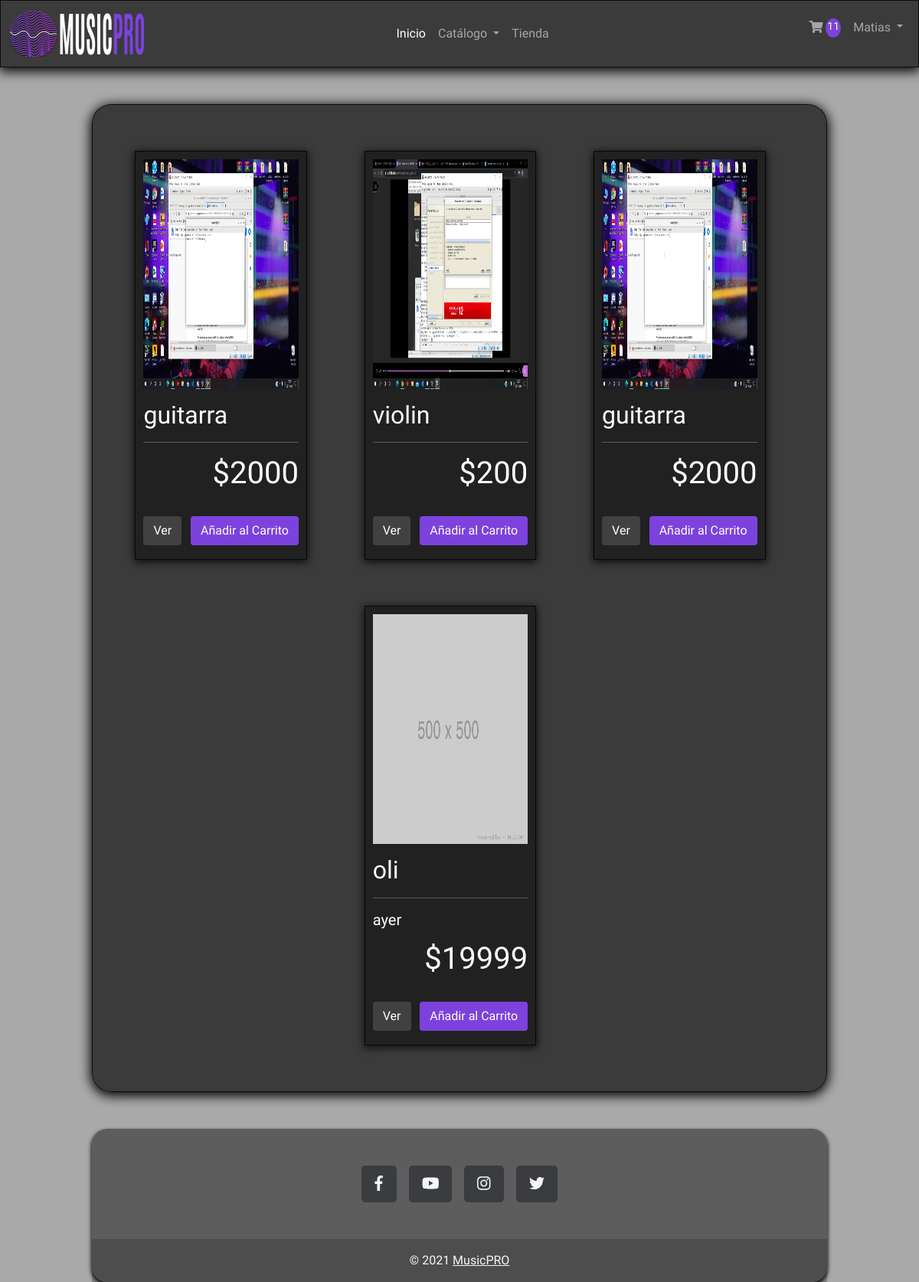
The page /store/ (signed in) on the database its author committed.
### app/models.py (models this page shows, shortened)
class Product(models.Model):
	name = models.CharField(max_length=200)
	marca = models.CharField(max_length=50,blank=True)
	price = models.FloatField()
	image = models.ImageField(null=True, blank=True)
	@property
	def imageURL(self):
		try:
			url = self.image.url
		except:
			url = ''
		return url

### app/views.py (the view)
# urls.py: path('store/', store, name="store"),
def store(request):
	if request.user.is_authenticated:
		customer = request.user.customer
		order, created = Order.objects.get_or_create(customer=customer, complete=False)
		items = order.orderitem_set.all()
		cartItems = order.get_cart_items
	else:
		items = []
		order = {'get_cart_total':0, 'get_cart_items':0}
		cartItems = order['get_cart_items']
	products = Product.objects.all()
	context = {'products':products, 'cartItems':cartItems}
	return render(request, 'app/store.html', context)

### app/models.py (called while the page is built)
	@property
	def get_cart_items(self):
		orderitems = self.orderitem_set.all()
		total = sum([item.quantity for item in orderitems])
		return total

### app/templates/app/store.html (shortened to what this page needs)
{% extends 'app/base.html' %}
{% load static %}
{% load humanize %}
{% block contenido %}
<div class="row row-cols-4 justify-content-around align-items-center">
	{% for product in products %}
	<div id="productitoseparado" class="col">
		{% if product.imageURL%}
		<img class="thumbnail" src="{{product.imageURL}}">
		{% else %}
		<img class="thumbnail" src="{% static 'img/500.png' %}">
		{% endif %}
		<div class="box-element product">
			<h2 id="nombreproducto" class=""><strong>{{product.name}}</strong></h2>
			<hr>
			<h5 id="marcaproducto" class="">{{product.marca}}</h5>
			<h1 id="precioproducto" class="d-flex justify-content-end align-items-center">${{product.price|floatformat:0}}</h1>
			<br>
			<div class="d-flex justify-content-between ">
				<a class="btn btn-outline-secondary " style="margin-bottom: 8px;" href="#">Ver</a>
				<button data-product="{{product.id}}" style="margin-bottom: 8px;" data-action="add" id="botonprimario" class="btn btn-outline-primary add-btn update-cart">Añadir al Carrito</button>
			</div>
		</div>
	</div>
	{% endfor %}
</div>
{% endblock %}

### app/templates/app/base.html (shortened to what this page needs)
<!DOCTYPE html>
<html lang="en">
<head>
  {% load static %}
  <link rel="stylesheet" href="{% static 'css/home.css' %}">
  <link href="https://cdn.jsdelivr.net/npm/bootstrap@5.0.2/dist/css/bootstrap.min.css" rel="stylesheet"
>
  <link rel="stylesheet" href="https://use.fontawesome.com/releases/v5.0.8/css/solid.css">
</head>
<body id="intro" class="bg-image shadow-2-strong">
  <nav class="navbar navbar-expand-lg navbar-dark">
    <div class="container-fluid">
      <a class="navbar-brand" href="#"><img src="{% static 'img/LOGITO2.png' %}" height="60" alt="logo"></a>
      <div class="collapse navbar-collapse" id="navbarSupportedContent">
        <ul class="navbar-nav mx-auto mb-2 mb-lg-0">
          <li class="nav-item">
            <a class="nav-link active" aria-current="page" href="{% url 'home' %}">Inicio</a>
          </li>
          <li class="nav-item dropdown">
            <a class="nav-link dropdown-toggle" href="#" id="navbarDropdown" role="button" data-bs-toggle="dropdown" aria-expanded="false">
              Catálogo
            </a>
          </li>
          <li class="nav-item">
            <a class="nav-link" href="{% url 'store' %}">Tienda</a>
          </li>
        </ul>
        <ul class="navbar-nav mr-auto mb-2 mb-lg-0">
          <li class="nav-item d-flex">
            <a class="nav-link" href="{% url 'cart' %}">
                <i id="cart-icon"class="fas fa-shopping-cart"></i>
                <p id="cart-total" class="float-end">{{cartItems}}</p>
            </a>
          </li>
          {% if user.is_authenticated %}
                        <li class="nav-item dropdown">
                            <a class="nav-link dropdown-toggle" href="#" id="navbarDropdown" role="button" data-bs-toggle="dropdown" aria-expanded="false">
                            {{ user.username |title }}
                            </a>
                        </li>
                        {% endif %}
        </ul>
      </div>
    </div>
  </nav>
  <div class="contenedorprincipal d-flex">
  {% block contenido %}
  {% endblock %}
  </div>
  <footer class="text-center text-lg-start">
    <div class="container d-flex justify-content-center py-5">
      <button type="button" class="btn btn-primary btn-lg btn-floating mx-2">
        <i class="fab fa-facebook-f"></i>
      </button>
      <button type="button" class="btn btn-primary btn-lg btn-floating mx-2">
        <i class="fab fa-youtube"></i>
      </button>
      <button type="button" class="btn btn-primary btn-lg btn-floating mx-2">
        <i class="fab fa-instagram"></i>
      </button>
      <button type="button" class="btn btn-primary btn-lg btn-floating mx-2">
        <i class="fab fa-twitter"></i>
      </button>
    </div>
    <div class="text-center text-white p-3" style="background-color: rgba(0, 0, 0, 0.2);">
      © 2021
      <a class="text-white" href="{% url 'home' %}">MusicPRO</a>
    </div>
</footer>
</body>
</html>

### app/static/css/home.css (style rules this page uses)
* { font-family: 'Comfortaa', cursive; margin:0; padding:0; }
#intro { background-image: url('../img/fondo.png'); background-size: cover; background-color: darkgray; }
nav.navbar { background-color: rgba(0, 0, 0,0.65); box-shadow: 0px 3px 15px 2px rgba(0,0,0,1); border-style: solid; border-width: 1px; border-color: rgba(0,0,0,0.8); color: white; }
div.contenedorprincipal { height: fit-content; padding: 30px; margin-top: 4%; margin-bottom: 4%; margin-left: 10%; margin-right: 10%; background-color: rgba(0, 0, 0,0.65); border-style: solid; border-width: 1px; border-color: rgba(0,0,0,0.8); color: white; box-shadow: 0px 3px 15px 2px rgba(0,0,0,1); border-radius: 25px; }
div.row { width: 100%; }
footer { background-color: rgba(0, 0, 0, .5); border-radius: 20px; box-shadow: 0px 3px 5px 1px rgba(0, 0, 0, 1); width: 80%; margin-top: 20px; margin-left: 10%; margin-bottom: 0%; opacity: 0.9; position: static; bottom:0px; }
button.btn.btn-primary.btn-lg.btn-floating.mx-2 { background-color: #2E3134; color: white; border-color: transparent; }
#productitoseparado { background-color: rgb(33, 33, 33); border-style: solid; border-width: 1px; border-color: rgba(0,0,0,0.8); box-shadow: 0px 2px 10px 1px rgba(0,0,0,0.8); color: white; padding: 10px; margin-top:30px; margin-bottom:30px; margin-left:1px; margin-right:1px; }
.thumbnail { width: 100%; height: 300px; }
.product { border-radius: 0 0 4px 4px; }
#cart-icon { width:25px; display: inline-block; margin-left: 15px; }
#cart-total { display: block; text-align: center; color:#fff; background-color: #7c42dd; width: 20px; height: 25px; border-radius: 50%; font-size: 14px; }
.btn { border-radius: 0; }
button.btn.btn-outline-primary { border-color: transparent; background-color: #7c42dd; color: white; }
#nombreproducto { margin-top:15px; font-weight: lighter; }
#marcaproducto { margin-bottom:15px; font-weight: lighter; }
a.btn.btn-outline-secondary { border-color: transparent; background-color: rgb(65, 65, 65); color: white; }

### rows shown on the page
Product: imageURL (picture), name "guitarra", price "2000"
Product: imageURL (picture), name "violin", price "200"
Product: imageURL (picture), name "guitarra", price "2000"
Product: name "oli", marca "ayer", price "19999"

### other values the page prints
{{ cartItems }} "11"
{{ user.username |title }} "Matias"
